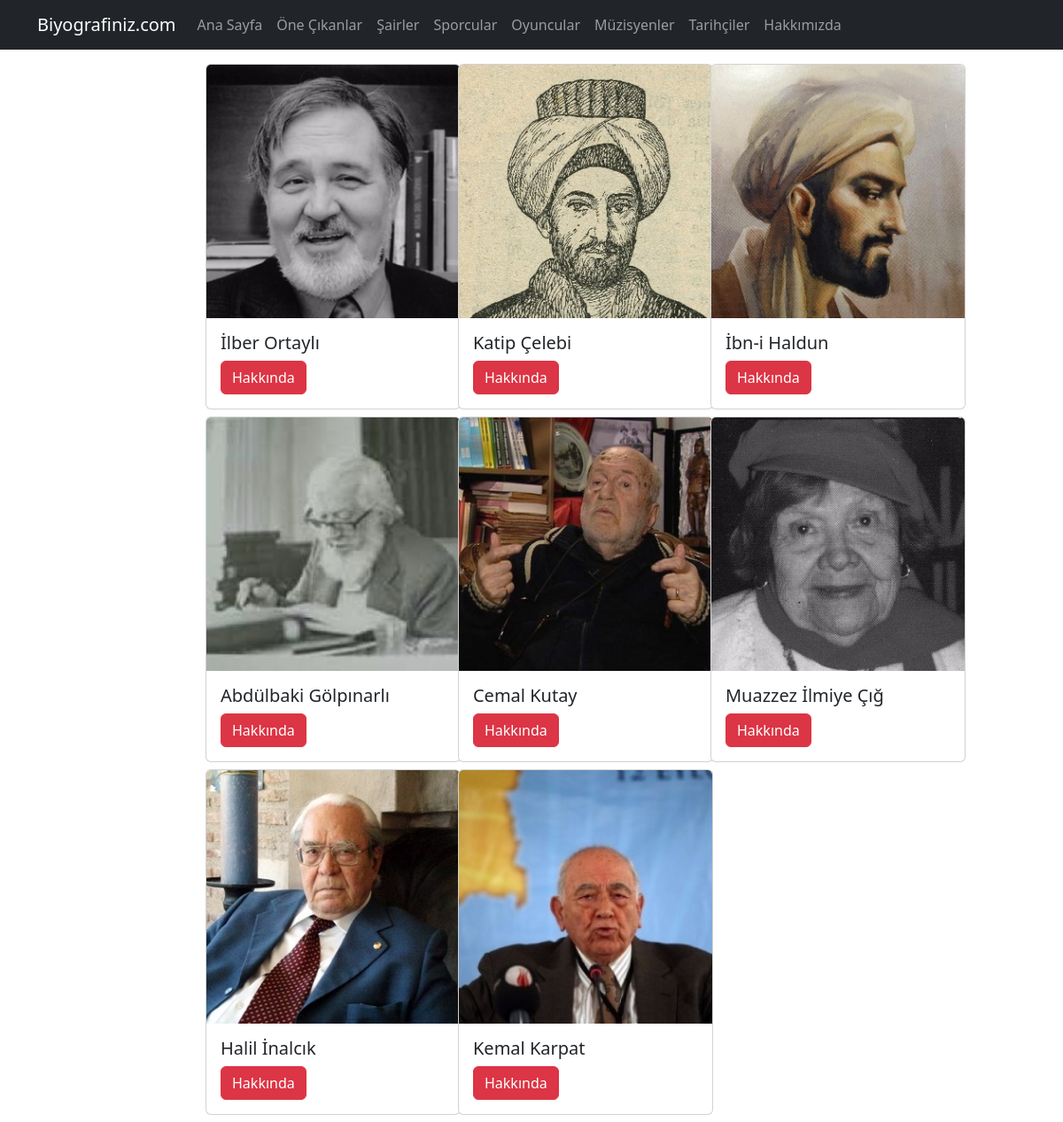
Page /tarihciler on the committed database.
### biyografiler/models.py (models this page shows)
class Tarihci(models.Model):
    tarihci_adi = models.CharField(max_length=200)
    tarihci_aciklama = models.TextField()
    resim = models.CharField(max_length=100)
    anasayfa = models.BooleanField(default=False)

### biyografiler/views.py (the view)
# urls.py: path("tarihciler", views.tarihciler, name="tarihciler"),
def tarihciler(request):
    data = {
        "tarihciler" : Tarihci.objects.all(),
    }
    return render(request, "tarihciler.html",data)

### biyografiler/templates/tarihciler.html (shortened to what this page needs)
{% load static %}
<!DOCTYPE html>
<html lang="en">
<head>
    <link href="https://cdn.jsdelivr.net/npm/bootstrap@5.2.3/dist/css/bootstrap.min.css" rel="stylesheet">
</head>
<body>
      {% include 'partials/_navbar.html' %}
      <div class="container mt-3">
        <div class="row">
            <div class="col-2">   <!– Kategori –>
            </div>
            <div class="col-9">         <!– Kartlar –>
                <div class="row">
                    {% for tarihci in tarihciler %}
                    <div class="col-4">
                      <div class="card mb-2" style="width: 18rem;">
                        <img src="{% static 'img/'|add:tarihci.resim %}" class="card-img-top" alt="...">
                        <div class="card-body">
                          <h5 class="card-title">{{ tarihci.tarihci_adi}}</h5>
                          <a href="{% url 'tarihcidetay' tarihci.id %}" class="btn btn-danger">Hakkında</a>
                        </div>
                      </div>
                    </div>
                  {% endfor %}
                </div>
            </div>
        </div>
    </div>
</body>
</html>

### rows in the picture
Tarihci: resim (picture), tarihci_adi "İlber Ortaylı"
Tarihci: resim (picture), tarihci_adi "Katip Çelebi"
Tarihci: resim (picture), tarihci_adi "İbn-i Haldun"
Tarihci: resim (picture), tarihci_adi "Abdülbaki Gölpınarlı"
Tarihci: resim (picture), tarihci_adi "Cemal Kutay"
Tarihci: resim (picture), tarihci_adi "Muazzez İlmiye Çığ"
Tarihci: resim (picture), tarihci_adi "Halil İnalcık"
Tarihci: resim (picture), tarihci_adi "Kemal Karpat"
